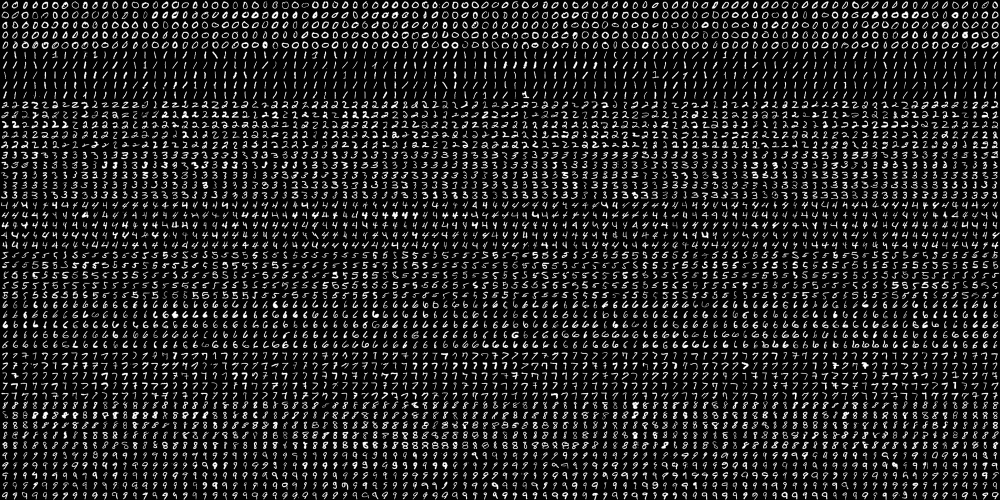
#> input picture digits.png, 2000 x 1000 px (shown at 1/2 size)
$ python ocrlearnKnn.py   (older library calls are emulated)
#> lines starting #> are read from the running program, lines starting #| are printed output that depends on the picture
# -*- coding: utf-8 -*-

import cv2
import numpy as np
import pytesseract
from PIL import Image

def initKnn():
    knn = cv2.ml.KNearest_create()
    img = cv2.imread('digits.png')
#> img is the input picture: shape (1000, 2000, 3); min 0, max 255, mean 33.8
    gray = cv2.cvtColor(img, cv2.COLOR_BGR2GRAY)
    cells = [np.hsplit(row, 100) for row in np.vsplit(gray, 50)]
#> cells = 50 items
    train = np.array(cells).reshape(-1, 400).astype(np.float32)
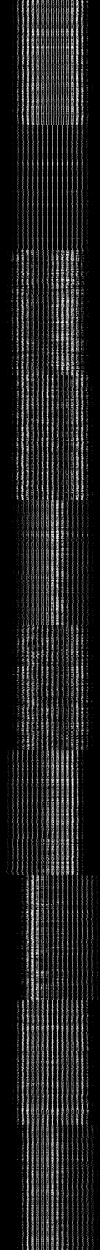
#> train: shape (5000, 400) float32 (shown at 1/4 size); min 0, max 255, mean 33.8
    trainLabel = np.repeat(np.arange(10), 500)
    return knn, train, trainLabel


def updateKnn(knn, train, trainLabel, newData=None, newDataLabel=None):
    if (newData is not None) and (newDataLabel is not None):
        print(train.shape, newData.shape)
        newData = newData.reshape(-1, 400).astype(np.float32)
        train = np.vstack((train, newData))
        trainLabel = np.hstack((trainLabel, newDataLabel))
    knn.train(train, cv2.ml.ROW_SAMPLE, trainLabel)
    return knn, train, trainLabel


# [104 lines left out: functions findRoi, findDigit, concatenate, extract_chars, findDigits, not called in this run]

knn, train, trainLabel = initKnn()
#> trainLabel = 5000 values from 0 to 9
knn, train, trainLabel = updateKnn(knn, train, trainLabel)

img = cv2.imread('./images/code.png')
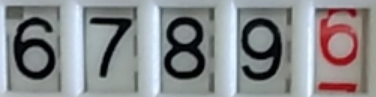
#> input picture images/code.png, 376 x 97 px
#> img is the input picture: shape (97, 376, 3); mean B, G, R 139.9, 138.1, 136.4
cv2.imshow('original', img)


width, height = img.shape[:2]
#> width = 97; height = 376
print("width: %d, height: %d" %(width, height))
#| width: 97, height: 376

# rois, edges = findRoi(img, 20)
#> (the run stopped early here; a loop or call above may not have finished)
